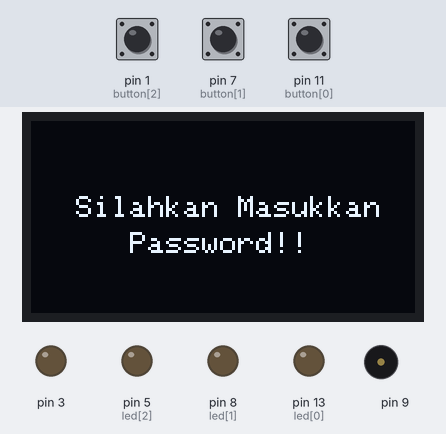
The sketch below on a simulated Arduino Uno, built with avr-gcc and run on an emulated ATmega328P. On the bench: 128×64 one-colour display, output pins drawn as LEDs (lit = HIGH), buzzer (waves = sounding). Dashed ring = blinking. The inputs (shaded band) are chosen by the test bench; at power-on: pin 1 (button[2]) HIGH, pin 7 (button[1]) HIGH, pin 11 (button[0]) HIGH.

Above: at 1.2 s.
1.3 s: pin 1 (button[2]) pulled LOW for 3.2 s
At 5.7 s:
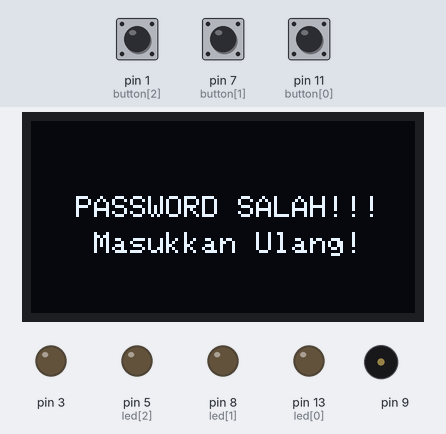
6.0 s: pin 7 (button[1]) pulled LOW for 0.15 s
At 7.1 s:
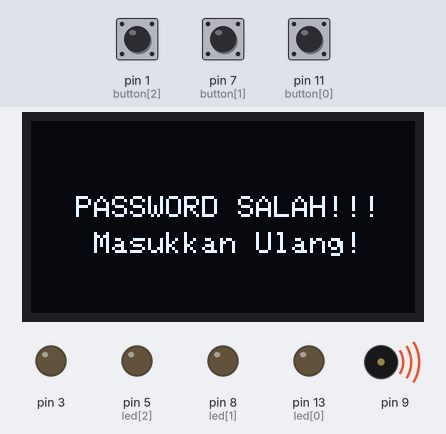
7.8 s: pin 11 (button[0]) pulled LOW for 0.15 s
At 7.97 s:
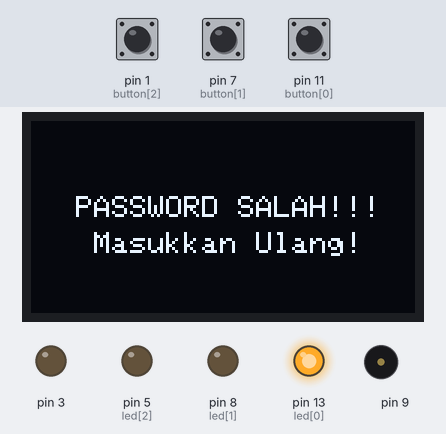
9.6 s: pin 11 (button[0]) pulled LOW for 1 s
At 9.77 s:
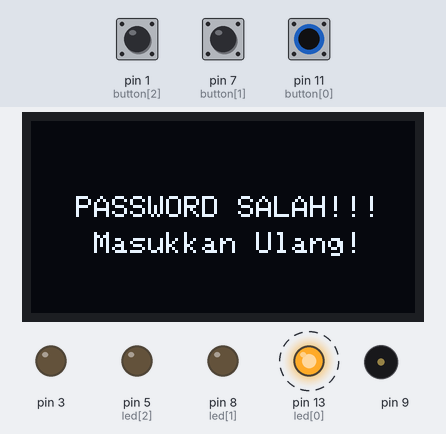
12.9 s: pin 11 (button[0]) pulled LOW for 3.2 s
At 17.1 s:
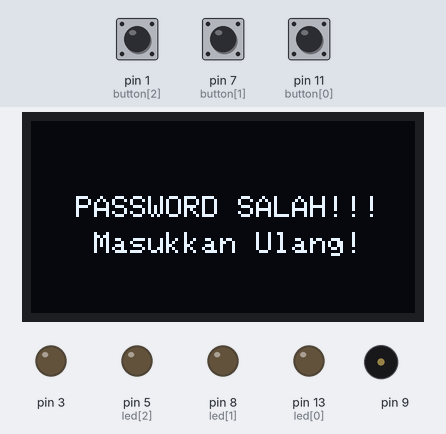
Timing chart, 0 to 18.6 s (numbered marks = the images above; inputs shaded):
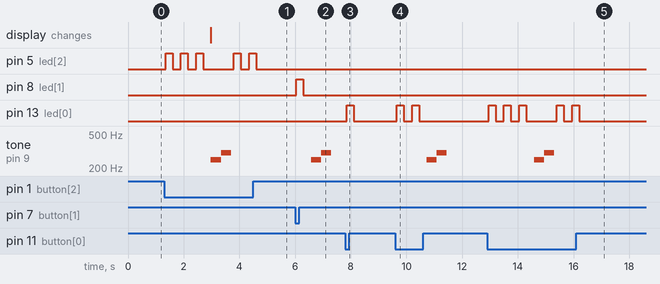

The sketch:

password_system.ino
```cpp
#include <Wire.h>
#include <Adafruit_GFX.h>
#include <Adafruit_SSD1306.h>

#define SCREEN_WIDTH 128
#define SCREEN_HEIGHT 64

Adafruit_SSD1306 display(SCREEN_WIDTH, SCREEN_HEIGHT, &Wire, -1);

int white = SSD1306_WHITE;
int button[] = {11, 7, 1};
int led[] = {13, 8, 5};
int code[] = {13, 5, 8};
int correct = 0;
int counter = 0;

void setup() {
  pinMode(13, OUTPUT);
  pinMode(8, OUTPUT);
  pinMode(5, OUTPUT);
  pinMode(3, OUTPUT);
  pinMode(11, INPUT_PULLUP);
  pinMode(7, INPUT_PULLUP);
  pinMode(1, INPUT_PULLUP);
  display.begin(SSD1306_SWITCHCAPVCC, 0x3C);

  welcome();
}

void loop() {
  playerturn();
}

int waitbutton() {
  while (true) {
    for(int i = 0; i < 3; i++) {
      if(digitalRead(button[i]) == LOW) {
        delay(50);
        return i;
      }
    }
  }
}

void playerturn() {
  for(int i = 0; i < 3; i++) {
    int pressed = waitbutton();
    int check = code[i];
    digitalWrite(led[pressed], HIGH);
    delay(250);
    digitalWrite(led[pressed], LOW);
    delay(250);
    counter++;
    if(check == led[pressed]) {
      correct++;
    }
  if(correct == 3) {
    for(int i = 0; i < 3; i++) {
      masuk();
      digitalWrite(3, HIGH);
      tone(9, 250);
      delay(250);
      digitalWrite(3, LOW);
      noTone(9);
      delay(250);

      counter = 0;
     }
    }
    if(counter == 3) {
      passinc();
      tone(9, 250);
      delay(360);
      noTone(9);
      tone(9, 300);
      delay(360);
      noTone(9);

      counter = 0;
      delay(50);
    }
  }
  correct = 0;
}

void welcome() {
  display.clearDisplay();
  display.setTextSize(1);
  display.setCursor(15, 25);
  display.setTextColor(white);
  display.print("Silahkan Masukkan");
  display.setCursor(33, 37);
  display.println("Password!!");

  display.display();
}

void passinc() {
  display.clearDisplay();
  display.setTextSize(1);
  display.setCursor(15, 25);
  display.setTextColor(white);
  display.print("PASSWORD SALAH!!!");
  display.setCursor(21, 37);
  display.println("Masukkan Ulang!");

  display.display();
}

void masuk() {
  display.clearDisplay();
  display.setTextSize(1);
  display.setCursor(15, 25);
  display.setTextColor(white);
  display.print("PASSWORD BENAR!!!");
  display.setCursor(6, 37);
  display.println("Anda Berhasil Masuk!");

  display.display();
}
```

Measured:
- after the input at 1.3 s, pin 5 (led[2]): LOW → HIGH after 0.05 s, → LOW 0.25 s later, → HIGH 0.30 s later, → LOW 0.25 s later, … (10 changes in this stretch); tone on pin 9: silent → 250 Hz after 1.7 s, → 300 Hz 0.36 s later, → silent 0.36 s later; the display: changes after 1.7 s (image 1)
- after the input at 6.0 s, pin 8 (led[1]): LOW → HIGH after 0.05 s, → LOW 0.25 s later; tone on pin 9: silent → 250 Hz after 0.58 s, → 300 Hz 0.36 s later, → silent 0.36 s later
- after the input at 7.8 s, pin 13 (led[0]): LOW → HIGH after 0.05 s, → LOW 0.25 s later
- after the input at 9.6 s, pin 13 (led[0]): alternates HIGH for 0.25 s and LOW for 0.30 s, 4 changes in all, then stays LOW, starting after 0.05 s; tone on pin 9: silent → 250 Hz after 1.1 s, → 300 Hz 0.36 s later, → silent 0.36 s later
- after the input at 12.9 s, pin 13 (led[0]): LOW → HIGH after 0.05 s, → LOW 0.25 s later, → HIGH 0.30 s later, → LOW 0.25 s later, … (10 changes in this stretch); tone on pin 9: silent → 250 Hz after 1.7 s, → 300 Hz 0.36 s later, → silent 0.36 s later
